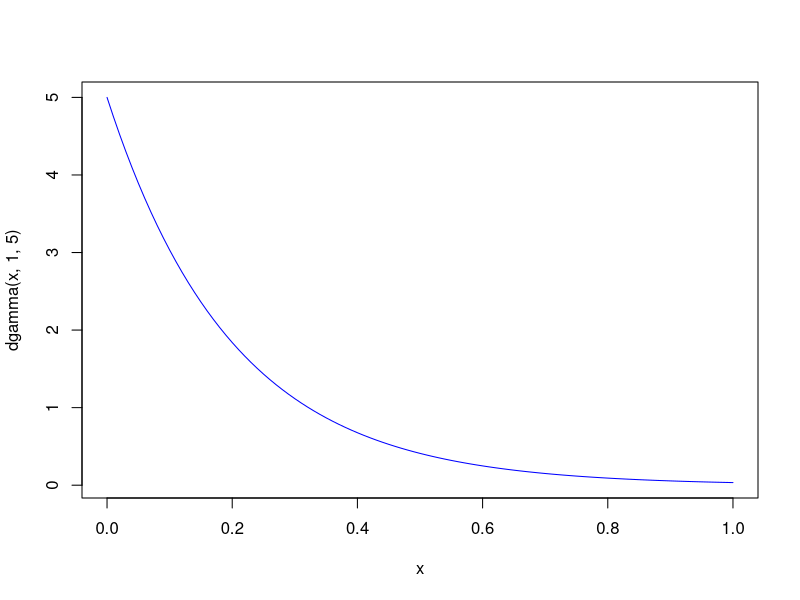
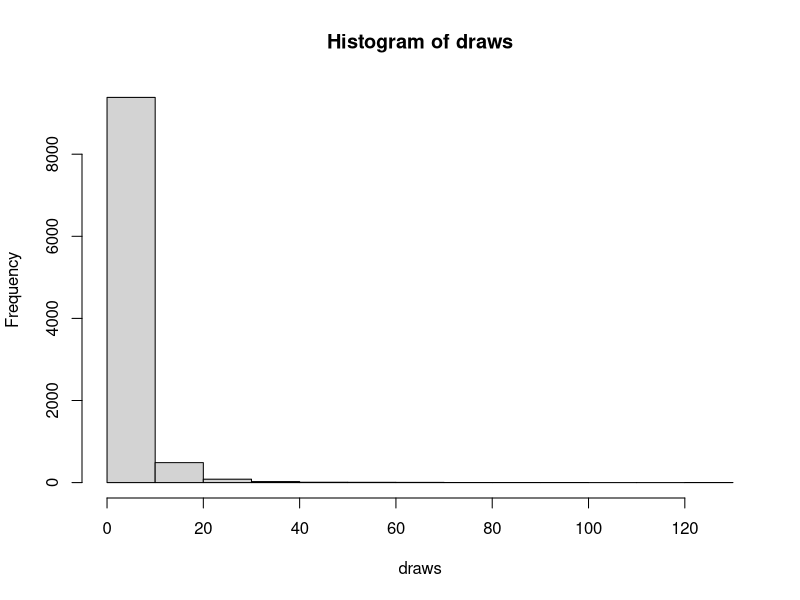

Write the R code that produced these figures, in order.
gammaSample <- replicate(10000, (max(rgamma(3, 1, 5)))) #Creating Random Variables of Gamma distribution.
draws<- 1/gammaSample #Converting Lambda into Time.
curve(dgamma(x,1,5),add = FALSE,col = 'blue') #Plot Curve 
hist(draws) #Plot the histogram
expectedValue <- mean(draws) #Getting Expected Value
print (expectedValue) #Printing the expected Value(Mean)
#Logic for counting the mean for time > 20mins
count <- 0
for (v in draws)
{
   if (v > 20.00){
     count <- count +1
     }
}
probablity <- count/10000 #Generating Expected Value
print (probablity) #Printing the Expected Value


